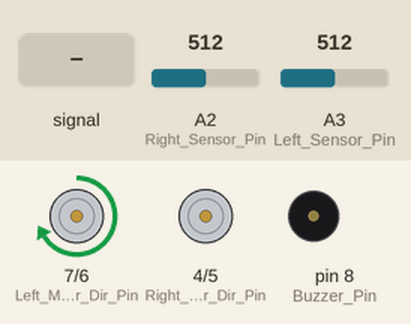
The sketch below on a simulated Arduino Uno, built with avr-gcc and run on an emulated ATmega328P. Shown: direction and speed pins drawn as motors (green arrow = direction pin HIGH = forward, orange = LOW = backward, longer = more drive), buzzer (waves = sounding). Inputs (shaded band) come from the test bench; at power-on: A2 (Right_Sensor_Pin) = 512, A3 (Left_Sensor_Pin) = 512.

Above: at 1.2 s.
1.3 s: A2 (Right_Sensor_Pin) fed a 200 Hz sine of ±255 counts around its level
At 3.2 s:
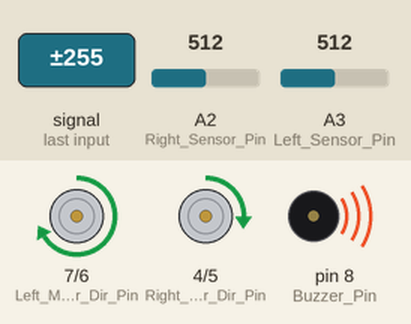
4.3 s: A2 (Right_Sensor_Pin) set to 710
At 5.5 s:
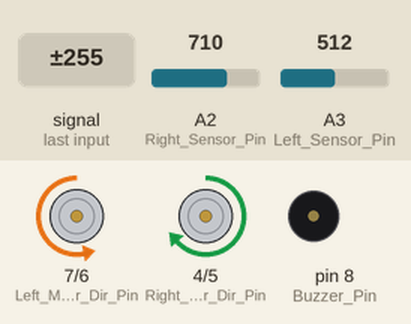
5.9 s: A3 (Left_Sensor_Pin) set to 693
7.4 s: A3 (Left_Sensor_Pin) set to 709
At 7.8 s:
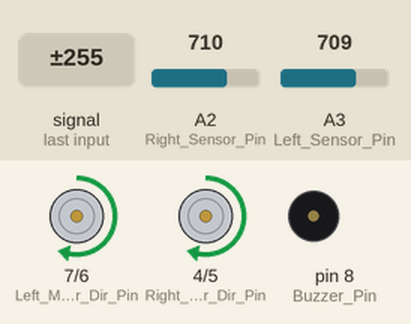
8.9 s: A2 (Right_Sensor_Pin) set to 690
At 10.1 s:
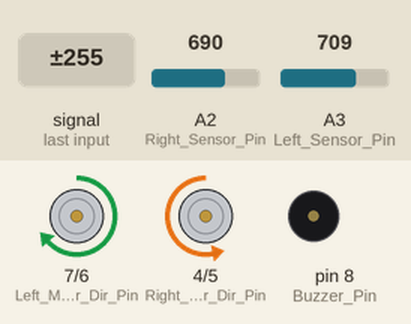
10.4 s: A3 (Left_Sensor_Pin) set to 690
At 15.6 s:
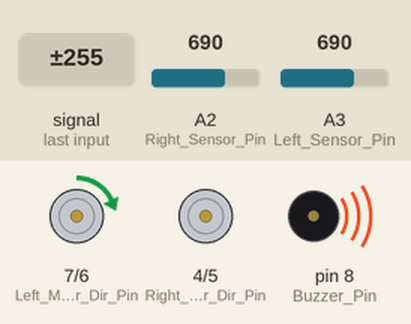
Timing chart, 0 to 15.9 s (numbered marks = the images above; inputs shaded):
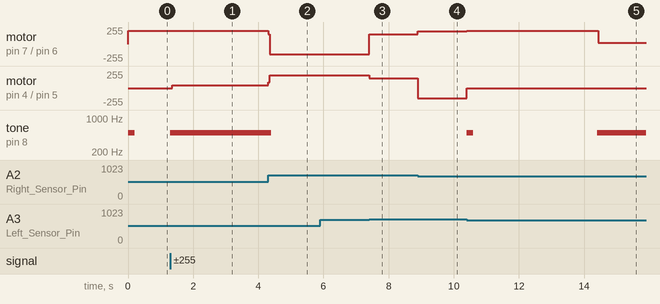

Measured:
- the behaviour switches between 700 and 701 on A3 (Left_Sensor_Pin) (found by bisection; images 2 and 3)
- the behaviour switches between 701 and 700 on A2 (Right_Sensor_Pin) (found by bisection; images 3 and 4)
- after the input at 1.3 s, motor on pin 7 (Left_Motor_Dir_Pin) / pin 6 (Left_Motor_PWM_Pin): stays forward 200/255 (without the input it goes to forward 16/255 after 2.7 s); motor on pin 4 (Right_Motor_Dir_Pin) / pin 5 (Right_Motor_PWM_Pin): stopped → forward 44/255 after 0.05 s; tone on pin 8 (Buzzer_Pin): silent → 500 Hz after 0.00 s instead of 2.7 s
- after the input at 4.3 s, motor on pin 7 (Left_Motor_Dir_Pin) / pin 6 (Left_Motor_PWM_Pin): forward 200/255 → backward 150/255 at once; motor on pin 4 (Right_Motor_Dir_Pin) / pin 5 (Right_Motor_PWM_Pin): forward 44/255 → forward 190/255 at once; tone on pin 8 (Buzzer_Pin): 500 Hz → silent after 0.10 s
- after the input at 5.9 s, every drawn part: stays the same
- after the input at 7.4 s, motor on pin 7 (Left_Motor_Dir_Pin) / pin 6 (Left_Motor_PWM_Pin): backward 150/255 → forward 150/255 at once; motor on pin 4 (Right_Motor_Dir_Pin) / pin 5 (Right_Motor_PWM_Pin): forward 190/255 → forward 150/255 at once
- after the input at 8.9 s, motor on pin 7 (Left_Motor_Dir_Pin) / pin 6 (Left_Motor_PWM_Pin): forward 150/255 → forward 190/255 at once; motor on pin 4 (Right_Motor_Dir_Pin) / pin 5 (Right_Motor_PWM_Pin): forward 150/255 → backward 150/255 at once
- after the input at 10.4 s, motor on pin 7 (Left_Motor_Dir_Pin) / pin 6 (Left_Motor_PWM_Pin): forward 190/255 → forward 200/255 at once, → forward 16/255 4.0 s later; motor on pin 4 (Right_Motor_Dir_Pin) / pin 5 (Right_Motor_PWM_Pin): backward 150/255 → stopped at once

The sketch:

Car_on_line.ino
```cpp
 const int Left_Sensor_Pin = A3;
  const int Right_Sensor_Pin = A2;
  const int Left_Motor_PWM_Pin = 6;
  const int Left_Motor_Dir_Pin = 7;
  const int Right_Motor_PWM_Pin = 5;
  const int Right_Motor_Dir_Pin = 4;
  const int Buzzer_Pin = 8;

  const int Black_Threshold = 700;
  const int Motor_Speed = 150;
  const int dMotor_Delta_Speed = 40;

  unsigned long Lost_Time = 0;
  const unsigned long Search_Time = 4000;
  bool Is_Searching = false;
  bool Is_waiting = false;

  void setup() {
    Serial.begin(9600);
    pinMode(Left_Sensor_Pin, INPUT);
    pinMode(Right_Sensor_Pin, INPUT);
    pinMode(Buzzer_Pin, OUTPUT);
    pinMode(Left_Motor_PWM_Pin, OUTPUT);
    pinMode(Left_Motor_Dir_Pin, OUTPUT);
    pinMode(Right_Motor_PWM_Pin, OUTPUT);
    pinMode(Right_Motor_Dir_Pin, OUTPUT);
  }

  void beep(int duration) {
    tone(Buzzer_Pin, 500, duration);
  }

  void follow_line(bool is_Left_Line_Black, bool is_Right_Line_Black) {
    if (is_Left_Line_Black && is_Right_Line_Black) {
      move_Forward();
    } else if (!is_Left_Line_Black && is_Right_Line_Black) {
      turn_Left();
    } else if (is_Left_Line_Black && !is_Right_Line_Black) {
      turn_Right();
    } else {
      if (!Is_Searching) {
        Is_Searching = true;
        Lost_Time = millis();
        beep(200);
      }
    }
  }

  void search_line(bool is_Left_Line_Black, bool is_Right_Line_Black) {
    if (is_Left_Line_Black || is_Right_Line_Black) {
      Is_Searching = false;
      beep(100);
      return;
    }

    unsigned long current_Time = millis() - Lost_Time;

    if (current_Time % 2000 < 2000) {
      move_Find_Right();
    } else {
      move_Find_Left();
    }

    if (millis() - Lost_Time > Search_Time) {
      Is_waiting = true;
    }
  }

  void move_Forward() {
    analogWrite(Left_Motor_PWM_Pin, Motor_Speed);
    digitalWrite(Left_Motor_Dir_Pin, HIGH);
    analogWrite(Right_Motor_PWM_Pin, Motor_Speed);
    digitalWrite(Right_Motor_Dir_Pin, HIGH);
  }

  void turn_Left() {
    analogWrite(Left_Motor_PWM_Pin, Motor_Speed);
    digitalWrite(Left_Motor_Dir_Pin, LOW);
    analogWrite(Right_Motor_PWM_Pin, Motor_Speed + dMotor_Delta_Speed);
    digitalWrite(Right_Motor_Dir_Pin, HIGH);
  }

  void turn_Right() {
    analogWrite(Left_Motor_PWM_Pin, Motor_Speed + dMotor_Delta_Speed);
    digitalWrite(Left_Motor_Dir_Pin, HIGH);
    analogWrite(Right_Motor_PWM_Pin, Motor_Speed);
    digitalWrite(Right_Motor_Dir_Pin, LOW);
  }

  void Stop_Moving() {
    digitalWrite(Left_Motor_PWM_Pin, LOW);
    digitalWrite(Left_Motor_Dir_Pin, LOW);
    digitalWrite(Right_Motor_PWM_Pin, LOW);
    digitalWrite(Right_Motor_Dir_Pin, LOW);
  }

  void move_Find_Right() {
    analogWrite(Left_Motor_PWM_Pin, 200);
    digitalWrite(Left_Motor_Dir_Pin, HIGH);
    analogWrite(Right_Motor_PWM_Pin, 0);
    digitalWrite(Right_Motor_Dir_Pin, LOW);
  }

  void move_Find_Left() {
    analogWrite(Left_Motor_PWM_Pin, 0);
    digitalWrite(Left_Motor_Dir_Pin, LOW);
    analogWrite(Right_Motor_PWM_Pin, 200);
    digitalWrite(Right_Motor_Dir_Pin, HIGH);
  }

  void loop() {
    int left_Sensor_Value = analogRead(Left_Sensor_Pin);
    int right_Sensor_Value = analogRead(Right_Sensor_Pin);
    bool is_Left_Line_Black = left_Sensor_Value > Black_Threshold;
    bool is_Right_Line_Black = right_Sensor_Value > Black_Threshold;

    if (Is_Searching) {
      search_line(is_Left_Line_Black, is_Right_Line_Black);
    } else {
      follow_line(is_Left_Line_Black, is_Right_Line_Black);
    }
    if (Is_waiting) {
    Stop_Moving();
    beep(Search_Time);
    }
  }
```

Task_1.cpp
```cpp
#include <stdio.h>
#include <math.h>

typedef int RUB;
typedef float PERCENT;

PERCENT inflation = 7;
PERCENT deposit_rate = 10;
PERCENT car_loss_rate = 5;

struct Person {
    RUB bank_account;
    RUB deposit;
    RUB income;
    RUB monthly_payment;
    RUB initial_capital;
    RUB rent_fee;

    RUB food;
    RUB clothes;
    RUB trip;
    RUB unexpected_costs;

    RUB fuel;
    RUB car_fix;
    RUB insurance;
    RUB tax;

    RUB flat_cost;
    RUB car_cost;
};

struct Person alice;
struct Person bob;


void alice_income(const int year, const int month)
{
    if(month == 9) {
        alice.income = alice.income * 1.07;
    }

    if(year == 2030 && month == 3) {
        alice.income *= 1.5;
    }

    alice.bank_account += alice.income;
}


void alice_food()
{
    alice.bank_account -= alice.food;
    alice.food *= (1 + (inflation / 100) / 12);
}


void alice_clothes()
{
    alice.bank_account -= alice.clothes;
    alice.clothes *= (1 + (inflation / 100) / 12);
}


void alice_mortgage()
{
    alice.bank_account -= alice.monthly_payment;
}


void alice_tax()
{
    alice.bank_account -= alice.tax;
    alice.tax *= (1 + (inflation / 100) / 12);
}


void alice_fuel()
{
    alice.bank_account -= alice.fuel;
    alice.fuel *= (1 + (inflation / 100) / 12);
}


void alice_car_fix(const int month)
{
    if(month == 3) {
        alice.bank_account -= alice.car_fix;
        alice.car_fix *= (1 + (inflation / 100));
    }
}


void alice_trip(const int month)
{
    if(month == 6) {
        alice.bank_account -= alice.trip;
        alice.trip *= (1 + (inflation / 100));
    }
}


void alice_unexpected_costs()
{
    alice.bank_account -= alice.unexpected_costs;
    alice.unexpected_costs *= (1 + (inflation / 100) / 12);
}


void alice_insurance(const int month)
{
    if (month == 4) {
        alice.bank_account -= alice.insurance;
        alice.insurance *= (1 + (inflation / 100));
    }
}


void alice_deposit(const int month)
{
   if (alice.bank_account > alice.initial_capital) {
        RUB extra_money = alice.bank_account - alice.initial_capital;
        alice.bank_account = alice.initial_capital;
        alice.deposit += extra_money;
    }

    if (month == 10) {
        alice.deposit *= (1 + deposit_rate / 100);
    }
}


void alice_flat_cost_increase(const int month)
{
    if (month == 7) {
        alice.flat_cost *= (1 + inflation / 100);
    }
}


void alice_car_cost_change(const int month)
{
    if (month == 7) {
        alice.car_cost *= (1 - car_loss_rate / 100);
        alice.car_cost *= (1 + inflation / 100);
    }
}


void alice_car(const int month)
{
    alice_car_fix(month);
    alice_insurance(month);
    alice_tax();
    alice_fuel();
    alice_car_cost_change(month);
}


void alice_flat(const int year, const int month)
{
    alice_mortgage();
    alice_flat_cost_increase(month);
}


void alice_household_expenses()
{
    alice_clothes();
    alice_food();
}


void alice_simulation()
{
    int current_year = 2025;
    int current_month = 9;

    while (!(current_year == 2045 && current_month == 9)) {
        alice_income(current_year, current_month);
        alice_car(current_month);
        alice_flat(current_year, current_month);
        alice_household_expenses();
        alice_trip(current_month);
        alice_unexpected_costs();
        alice_deposit(current_month);

        ++current_month;
        if (current_month == 13) {
            current_month = 1;
            ++current_year;
        }
    }
}


void bob_income(const int year, const int month)
{
    if(month == 9){
        bob.income = bob.income * 1.07;
    }

    if(year == 2030 && month == 3){
        bob.income *= 1.5;
    }

    bob.bank_account += bob.income;
}


void bob_food()
{
    bob.bank_account -= bob.food;
    bob.food *= (1 + (inflation / 100) / 12);
}


void bob_clothes()
{
    bob.bank_account -= bob.clothes;
    bob.clothes *= (1 + (inflation / 100) / 12);
}


void bob_deposit(const int month)
{
   if (bob.bank_account > bob.initial_capital) {
        RUB remaining_cash = bob.bank_account - bob.initial_capital;
        bob.bank_account = bob.initial_capital;
        bob.deposit += remaining_cash;
    }

    if (month == 10) {
        bob.deposit *= (1 + deposit_rate / 100);
    }
}


void bob_tax()
{
    bob.bank_account -= bob.tax;
    bob.tax *= (1 + (inflation / 100) / 12);
}


void bob_fuel()
{
    bob.bank_account -= bob.fuel;
    bob.fuel *= (1 + (inflation / 100) / 12);
}


void bob_car_fix(const int month)
{
    if(month == 3) {
        bob.bank_account -= bob.car_fix;
        bob.car_fix *= (1 + (inflation / 100));
    }
}


void bob_trip(const int month)
{
    if(month == 6) {
        bob.bank_account -= bob.trip;
        bob.trip *= (1 + (inflation / 100));
    }
}


void bob_unexpected_costs()
{
    bob.bank_account -= bob.unexpected_costs;
    bob.unexpected_costs *= (1 + (inflation / 100) / 12);
}


void bob_insurance(const int month)
{
    if (month == 4) {
        bob.bank_account -= bob.insurance;
        bob.insurance *= (1 + (inflation / 100));
    }
}


void bob_flat_rent(const int month)
{
    bob.bank_account -= bob.rent_fee;
    if (month == 11) {
        bob.rent_fee *= (1 + (inflation / 100));
    }
}


void bob_buying_flat(const int year, const int month)
{
    if (year == 2045 && month == 8) {
        bob.deposit -= bob.flat_cost;
    }
}


void bob_flat_cost_increase(const int month)
{
    if (month == 7) {
        bob.flat_cost *= (1 + inflation / 100);
    }
}


void bob_car_cost_change(const int month)
{
    if (month == 7) {
        bob.car_cost *= (1 - car_loss_rate / 100);
        bob.car_cost *= (1 + inflation / 100);
    }
}


void bob_car(const int month)
{
    bob_car_fix(month);
    bob_insurance(month);
    bob_tax();
    bob_fuel();
    bob_car_cost_change(month);
}


void bob_household_expenses()
{
    bob_clothes();
    bob_food();
}


void bob_flat(const int year, const int month)
{
    bob_flat_rent(month);
    bob_flat_cost_increase(month);
    bob_buying_flat(year, month);
}


void bob_simulation()
{
    int current_year = 2025;
    int current_month = 9;

    while( !(current_year == 2045 && current_month == 9) ) {
        bob_income(current_year, current_month);
        bob_trip(current_month);
        bob_unexpected_costs();
        bob_car(current_month);
        bob_household_expenses();
        bob_flat(current_year, current_month);

        bob_deposit(current_month);

        ++current_month;
        if(current_month == 13){
            current_month = 1;
            ++current_year;
        }
    }
}


void print_alice_info()
{
    printf("Alice's deposit = %d RUB\n", alice.deposit);
    printf("\n");
}


void print_bob_info()
{
    printf("Bob's deposit = %d RUB\n", bob.deposit);
}


void alice_init()
{
    alice.bank_account = 1000 * 1000;
    alice.initial_capital = alice.bank_account;
    alice.monthly_payment = 125 * 1000;
    alice.income = 200 * 1000;
    alice.food = 30000;
    alice.clothes = 1000;
    alice.tax = 20000 / 12;
    alice.car_cost = 2500 * 1000;
    alice.fuel = 15000;
    alice.car_fix = 35000;
    alice.trip = 300 * 1000;
    alice.unexpected_costs = 10000;
    alice.insurance = 40000;
    alice.flat_cost = 8000 * 1000;
}


void bob_init()
{
    bob.bank_account = 1000 * 1000;
    bob.initial_capital = bob.bank_account;
    bob.monthly_payment = 125 * 1000;
    bob.income = 200 * 1000;
    bob.food = 35000;
    bob.clothes = 1000;
    bob.tax = 20000 / 12;
    bob.car_cost = 2000*1000;
    bob.fuel = 15000;
    bob.car_fix = 35000;
    bob.trip = 300 * 1000;
    bob.unexpected_costs = 10000;
    bob.insurance = 40000;
    bob.deposit = 1500 * 1000;
    bob.rent_fee = 80000;
    bob.flat_cost = 8000 * 1000;
}


int main()
{
    alice_init();
    alice_simulation();
    print_alice_info();

    bob_init();
    bob_simulation();
    print_bob_info();

    return 0;
}
```
